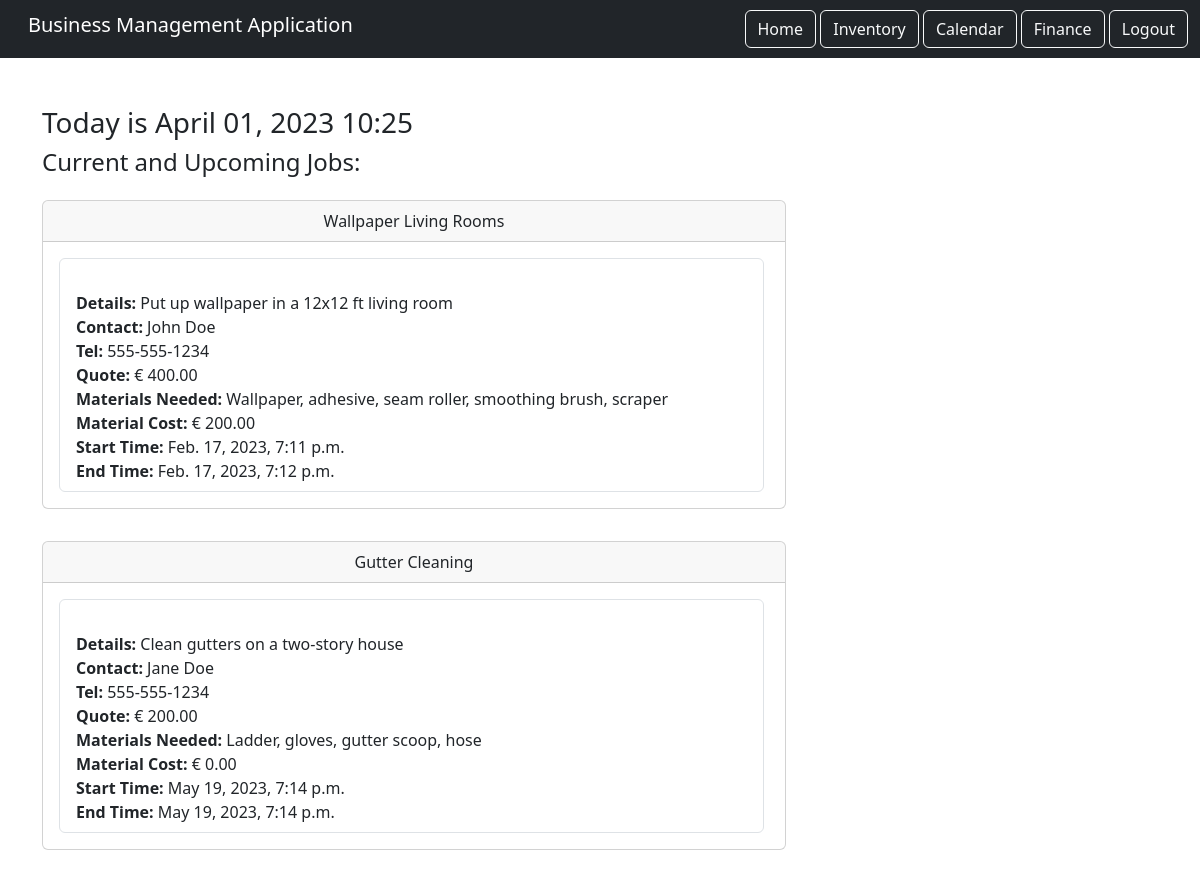
The app's page / (signed in), older data.
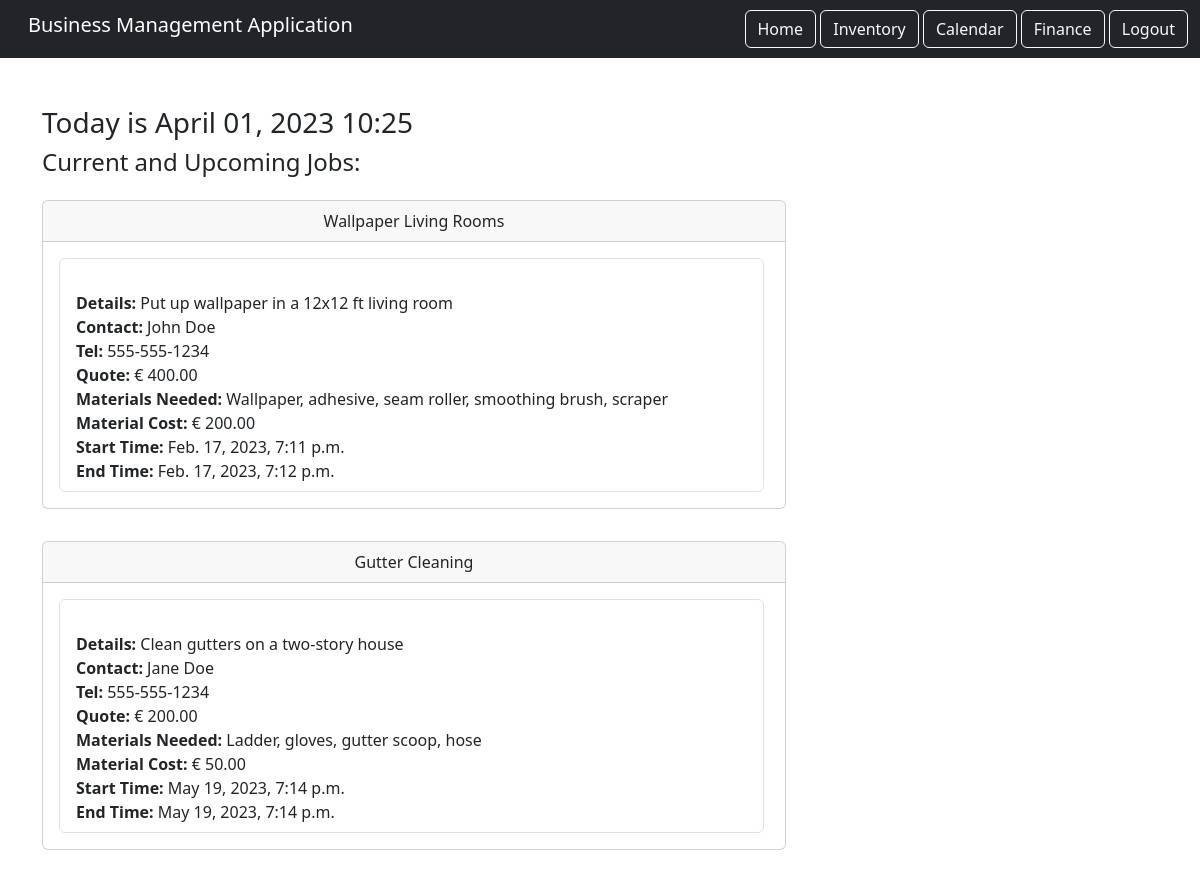
The same page, newer data.
### calendar_component/models.py (models this page shows, shortened)
class Booking(models.Model):
    title = models.CharField(max_length=200)
    details = models.TextField()
    contact = models.CharField(max_length=200)
    phone_number = models.CharField(max_length=15)
    quote = models.DecimalField(max_digits=10, decimal_places=2)
    materials_needed = models.TextField()
    materials_cost = models.DecimalField(max_digits=10, decimal_places=2)
    start_time = models.DateTimeField()
    end_time = models.DateTimeField()
    completed = models.BooleanField(default=False)
    user = models.ForeignKey(User, on_delete=models.CASCADE, related_name='bookings')

### home/views.py (the view)
# urls.py: path('', views.HomePage.as_view(), name="home"),
class HomePage(LoginRequiredMixin, TemplateView):
    template_name = 'home.html'
    login_url = '/login' # if user is not logged in and trys to access home.html they are redirected to the login page
    def get_context_data(self, **kwargs):
        context = super().get_context_data(**kwargs)
        context['current_date_time'] = timezone.now() # gets the current date, year and time
        user_bookings = Booking.objects.filter(completed=False, user=self.request.user)
        context['bookings'] = user_bookings[:2]
        return context

### home/templates/home.html (shortened to what this page needs)
{% extends 'base.html' %}
{% load static %}
{% block content %}
<div>
    <h3>Today is {{ current_date_time|date:'F d, Y H:i' }}</h3>
</div>
<div>
    <h4>Current and Upcoming Jobs:</h4>
</div>
<div>
    {% for booking in bookings %}
        <div class="col-md-8 py-3">
            <div class="card">
                <div class="card-header text-center">
                    {{ booking.title }}
                </div>
                <div class="card-body">
                    <ul class="list-group">
                        <li class="list-group-item">
                            <br> <span class="text-left"><strong> Details: </strong> {{ booking.details }}</span>
                            <br> <span class="text-left"><strong> Contact: </strong> {{ booking.contact }}</span>
                            <br> <span class="text-left"><strong> Tel: </strong> {{ booking.phone_number }}</span>
                            <br> <span class="text-left"><strong> Quote: </strong> &euro; {{ booking.quote }}</span>
                            <br> <span class="text-left"><strong> Materials Needed: </strong> {{ booking.materials_needed }}</span>
                            <br> <span class="text-left"><strong> Material Cost: </strong> &euro; {{ booking.materials_cost }} </span>
                            <br> <span class="text-left"><strong> Start Time: </strong> {{ booking.start_time }}</span>
                            <br> <span class="text-left"><strong> End Time: </strong> {{ booking.end_time }}</span>
                    </ul>
                </div>
            </div>
        </div>
    {% endfor %}
</div>
{% endblock content %}

Row changes from the older to the newer data that the page shows:
changed Booking "Gutter Cleaning": materials_cost "0.00" → "50.00"
